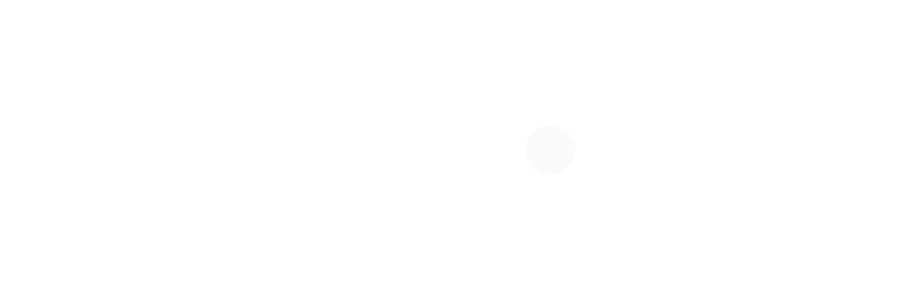
Frame 1 (no input)
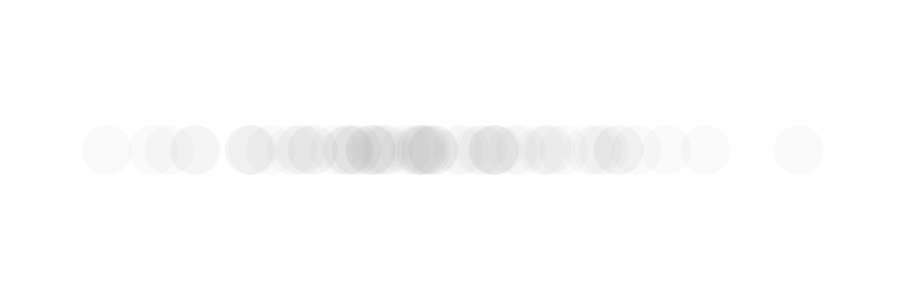
Frame 60 (no input)
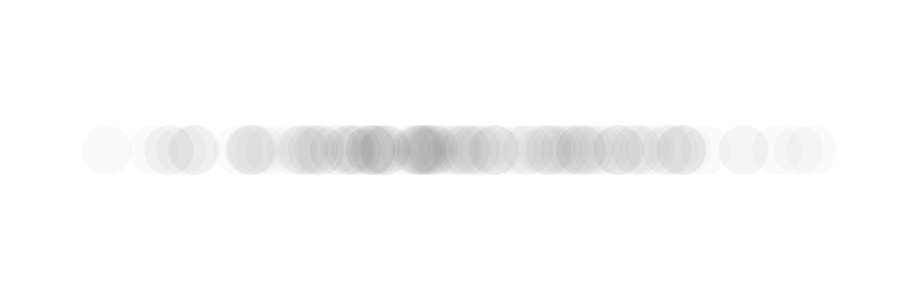
Frame 120 (the mouse pressed at the canvas centre since frame 60)

The p5.js sketch that drew these frames (run headless with seeded random() and noise() and a simulated clock; from frame 60 on, the mouse is pressed at the canvas centre):

// p5.js sketch
// ── sketch.js
/*
EXPLANATION:
Also known as normal distribution, the Gaussian Distribution is a way of distributing numbers more similar to nature.
this distribution of "random" numbers have a mean that its the point of higher chances,
there is a very low probability that values far from the mean will be returned
and a higher probability that numbers near the mean will be returned.

SYNTAX:
randomGaussian(mean, sd)
sd -> standard deviation, this control how spread is the numbers and how likely differs from the average
more on: https://p5js.org/reference/#/p5/randomGaussian
coding train video: https://www.youtube.com/watch?v=8uyR-YU_0dg&list=PLRqwX-V7Uu6YVljJvFRCyRM6mmF5wMPeE
*/

let Xposition;
let mean;
let sd = 150;

function setup() {
  var cnv = createCanvas(900, 300);
  cnv.style("display", "block");
  background(255);
  angleMode(DEGREES);

  mean = width / 2;

  noStroke();
}

function draw() {
  fill(0, 0, 0, 5);
  noStroke();

  Xposition = randomGaussian(mean, sd);
  console.log(Xposition);

  circle(Xposition, height / 2, 50);
}
